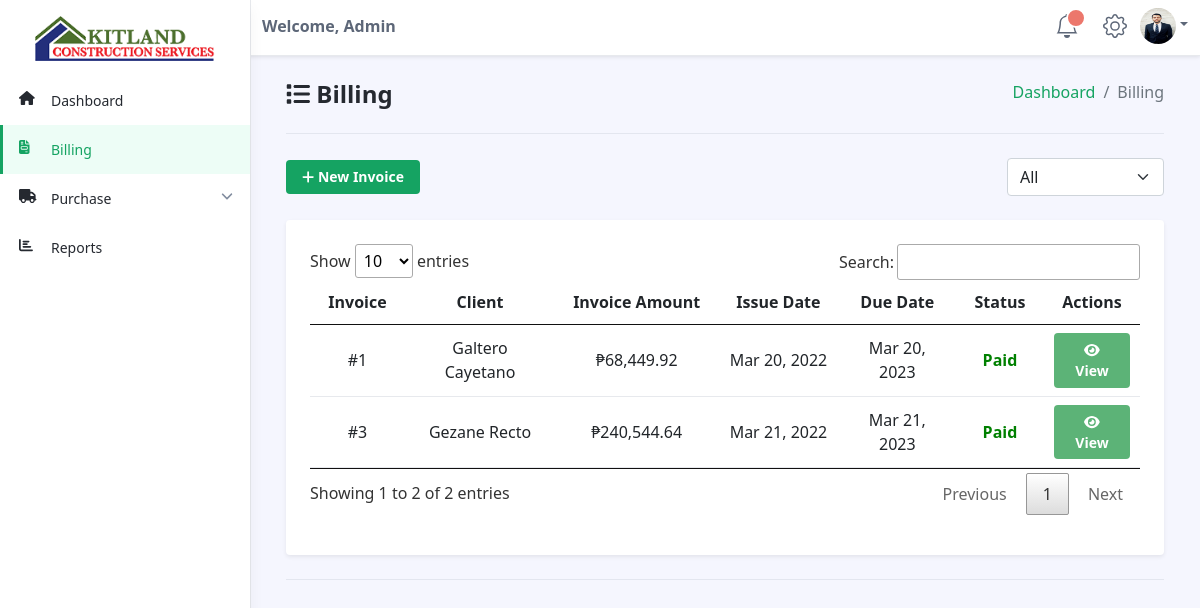
Screenshot of /accountant/invoice.php (signed in) with the database file from the repository.
### tables this page shows
CREATE TABLE `staffs` (
  `id` int(11) NOT NULL,
  `staff_id` varchar(255) NOT NULL,
  `full_name` varchar(255) NOT NULL,
  `birthday` date NOT NULL,
  `age` varchar(255) NOT NULL,
  `gender` varchar(255) NOT NULL,
  `address` varchar(255) NOT NULL,
  `contact` varchar(255) NOT NULL,
  `civil_status` varchar(255) NOT NULL,
  `profile` varchar(255) NOT NULL,
  `status` varchar(255) NOT NULL,
  `email` varchar(255) NOT NULL,
  `username` varchar(255) NOT NULL,
  `password` varchar(255) NOT NULL,
  `access` varchar(255) NOT NULL,
  `otp` varchar(255) NOT NULL,
  `date_added` date NOT NULL,
  `last_login` datetime NOT NULL,
  `last_activity` datetime NOT NULL,
  `last_logout` datetime NOT NULL
);

CREATE TABLE `invoices` (
  `invoice_id` int(11) NOT NULL,
  `project_id` varchar(255) NOT NULL,
  `client` varchar(255) NOT NULL,
  `transportation` decimal(13,2) NOT NULL,
  `consultation_fee` decimal(13,2) NOT NULL,
  `total_miscellaneous` decimal(13,2) NOT NULL,
  `total_materials` decimal(13,2) NOT NULL,
  `total_labor` decimal(13,2) NOT NULL,
  `subtotal` decimal(13,2) NOT NULL,
  `total_tax` decimal(13,2) NOT NULL,
  `total_invoice` decimal(13,2) NOT NULL,
  `status` varchar(255) NOT NULL,
  `date_created` date NOT NULL,
  `due_date` date NOT NULL,
  `date_added` datetime NOT NULL
);

CREATE TABLE `projects` (
  `id` int(11) NOT NULL,
  `type` varchar(50) NOT NULL,
  `name` varchar(255) NOT NULL,
  `project_description` varchar(255) NOT NULL,
  `engineer_id` varchar(255) NOT NULL,
  `location` varchar(255) NOT NULL,
  `client_name` varchar(50) NOT NULL,
  `start_date` date NOT NULL,
  `end_date` date NOT NULL,
  `status` varchar(50) NOT NULL,
  `receivable_status` varchar(50) NOT NULL,
  `date_received` datetime NOT NULL DEFAULT current_timestamp(),
  `date_added` date NOT NULL DEFAULT current_timestamp()
);

### accountant/invoice.php (the view, shortened to what this page needs)
<?php
include('../connections/config.php');
?>
<!DOCTYPE html>
<!DOCTYPE html>
<html lang="en">
<head>
    <link id="theme-style" rel="stylesheet" href="dataTables/jquery.dataTables.min.css">
    <link id="theme-style" rel="stylesheet" href="../assets/css/portal.css">
    <link rel="stylesheet" href="../assets/css/style.css" />
</head>
<body class="app">
    <?php $page = 'invoice';
    include('accountant-navbar.php'); ?>
    <div class="app-wrapper">
        <div class="app-content pt-3 p-md-3 p-lg-4">
            <div class="container-xl">
                <ol class="breadcrumb mb-2" style="float:right">
                    <li class="breadcrumb-item"><a href="dashboard.php">Dashboard</a></li>
                    <li class="breadcrumb-item active">Billing</li>
                </ol>
                <h1 class="app-page-title"><span class="nav-icon"><i class="fa fa-list"></i></span> Billing</h1>
                <hr class="mb-4">
                <div class="row g-3 mb-4 align-items-center justify-content-between">
                    <div class="col-auto">
                        <a href="add-invoice.php" class="btn app-btn-primary"><i class=" fa fa-plus"></i> New Invoice</a>
                    </div>
                    <div class="col-auto">
                        <div class="page-utilities">
                            <div class="row g-2 justify-content-start justify-content-md-end align-items-center">
                                <div class="col-auto">
                                    <select class="form-select w-auto">
                                        <option selected value="option-1">All</option>
                                    </select>
                                </div>
                            </div>
                        </div>
                    </div>
                </div>
                <div class="row g-4 settings-section">
                    <div class="col-12 col-md-12">
                        <div class="app-card app-card-settings shadow-sm p-4">
                            <div class="app-card-body">
                                <form class="settings-form">
                                    <div class="mb-3">
                                        <table id="myTable" class="table app-table-hover mb-0 text-center">
                                            <thead>
                                                <tr>
                                                    <th class="cell">Invoice</th>
                                                    <th class="cell">Client</th>
                                                    <th class="cell">Invoice Amount</th>
                                                    <th class="cell">Issue Date</th>
                                                    <th class="cell">Due Date</th>
                                                    <th class="cell">Status</th>
                                                    <th class="cell">Actions</th>
                                                </tr>
                                            </thead>
                                            <tbody>
                                                <?php
                                                $sql = "SELECT * FROM staffs, clients, projects, invoices WHERE staffs.id = projects.engineer_id AND clients.name = projects.client_name AND invoices.project_id = projects.id AND invoices.total_invoice != '' ORDER by invoice_id";
                                                $result = mysqli_query($conn, $sql);
                                                $count = mysqli_num_rows($result);
                                                if ($count > 0) {
                                                    while ($row = mysqli_fetch_assoc($result)) {
                                                        $invoice_id = $row['invoice_id'];
                                                        $client_name = $row['client_name'];
                                                        $date_created = $row['date_created'];
                                                        $due_date = $row['due_date'];
                                                        $total_invoice = $row['total_invoice'];
                                                        $status = $row['status'];
                                                ?>
                                                        <tr>
                                                            <td class="cell" style="padding-top:0.5em">#<?php echo $invoice_id; ?></td>
                                                            <td class="cell" style="padding-top:0.5em"><?php echo $client_name; ?></td>
                                                            <td class="cell" style="padding-top:0.5em">₱<?php echo number_format($total_invoice, 2, '.', ','); ?></td>
                                                            <td class="cell" style="padding-top:0.5em"><?php echo date("M d, Y", strtotime($date_created)); ?></td>
                                                            <td class="cell" style="padding-top:0.5em"><?php echo date("M d, Y", strtotime($due_date)); ?></td>
                                                            <?php
                                                            if ($status == "Pending") {
                                                            ?>
                                                                <td class="cell" style="padding-top:0.5em; font-weight:bold; color:blue">Pending</td>
                                                            <?php } else if ($status == "Paid") {
                                                            ?>
                                                                <td class="cell" style="padding-top:0.5em; font-weight:bold; color:green">Paid</td>
                                                            <?php
                                                            }
                                                            ?>
                                                            <td class="cell" style="padding-top:0.5em"><a href="invoice-details.php?ID=<?php echo $invoice_id; ?>" class="btn app-btn btn-success" style="color:white"><i class="fa fa-eye"></i> View</a></td>
                                                        </tr>
                                                <?php
                                                    }
                                                } else {
                                                    echo "<script>alert('No Invoices Found!')</script>";
                                                }
                                                ?>
                                            </tbody>
                                        </table>
                                    </div>
                                </form>
                            </div>
                        </div>
                    </div>
                </div>
                <hr class="my-4">
            </div>
        </div>
    </div>
</body>
</html>

### assets/css/style.css (style rules this page uses)
* { -webkit-user-select: none; -moz-user-select: none; -ms-user-select: none; user-select: none; }

### rows the page displays
staffs: invoices.invoice_id "1", projects.client_name "Galtero Cayetano", invoices.total_invoice "68,449.92", invoices.date_created "Mar 20, 2022", invoices.due_date "Mar 20, 2023", invoices.invoice_id "3", projects.client_name "Gezane Recto", invoices.total_invoice "240,544.64", invoices.date_created "Mar 21, 2022", invoices.due_date "Mar 21, 2023"

### other values shown
$_SESSION['access'] "Admin"
